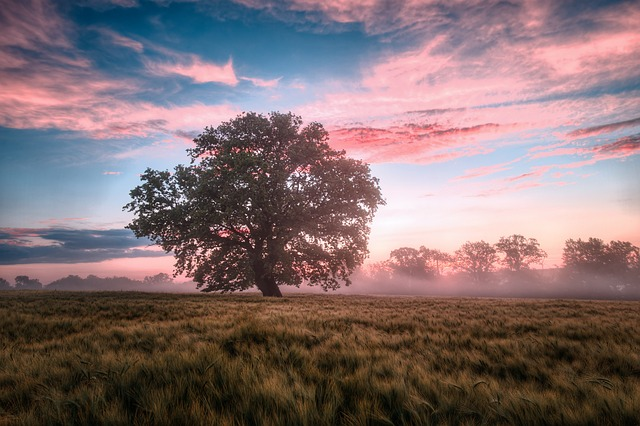
#> input picture field-6574455_640.jpg, 640 x 426 px, found by its file name
$ jupyter execute --allow-errors Practical_no_6_VA_Analytics.ipynb   (shell and % lines are left out)
#> lines starting #> are read from the running program, lines starting #| are printed output that depends on the picture
[cell 1]
# Fourier Transform (for frequency domain analysis)


import cv2
import numpy as np
import matplotlib.pyplot as plt

# Load image in grayscale
img = cv2.imread('/content/field-6574455_640.jpg', cv2.IMREAD_GRAYSCALE)
#> img: shape (426, 640); min 0, max 255, mean 116.8

# Perform Fourier Transform
dft = cv2.dft(np.float32(img), flags=cv2.DFT_COMPLEX_OUTPUT)
dft_shift = np.fft.fftshift(dft)

# Calculate magnitude spectrum
magnitude_spectrum = 20 * np.log(cv2.magnitude(dft_shift[:, :, 0], dft_shift[:, :, 1]))
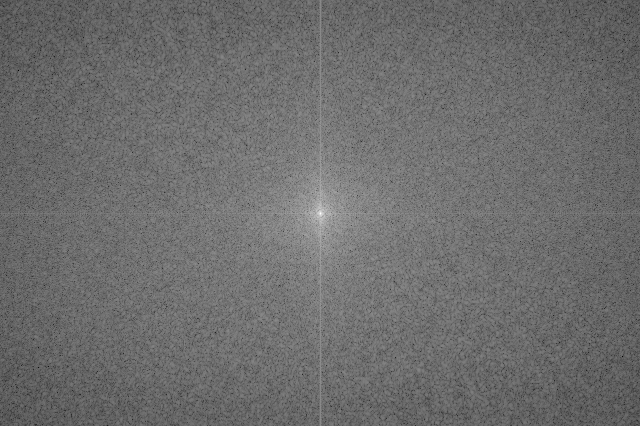
#> magnitude_spectrum: shape (426, 640) float32; min 35.93, max 345.5, mean 168.5; drawn with min black and max white

# Show original and magnitude spectrum
plt.figure(figsize=(10, 6))
plt.subplot(121), plt.imshow(img, cmap='gray'), plt.title('Original Image')
plt.subplot(122), plt.imshow(magnitude_spectrum, cmap='gray'), plt.title('Magnitude Spectrum')
plt.show()
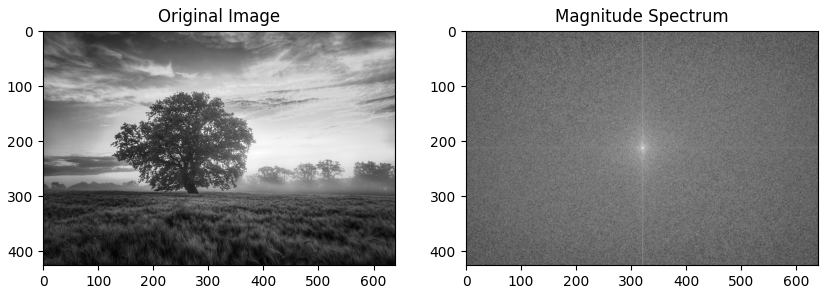
#> figure drawn by matplotlib, 2 panels

[cell 2]
# Wavelet Transform (for multi-resolution analysis)

[cell 3]
import pywt
import cv2
import matplotlib.pyplot as plt

[cell 4]
# Load the image in grayscale
img = cv2.imread('/content/field-6574455_640.jpg', cv2.IMREAD_GRAYSCALE)

# Perform wavelet transform using 'haar' wavelet
coeffs2 = pywt.dwt2(img, 'haar')
LL, (LH, HL, HH) = coeffs2
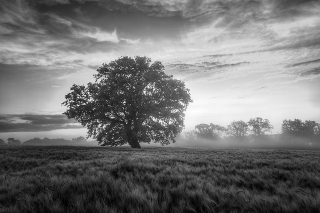
#> LL: shape (213, 320) float64; min 2, max 506, mean 233.5; drawn with min black and max white
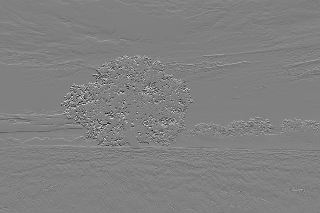
#> LH: shape (213, 320) float64; min -167, max 163.5, mean 0.2; drawn with min black and max white
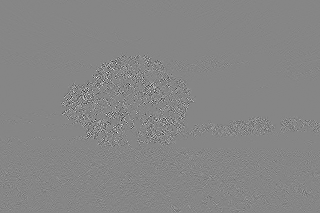
#> HH: shape (213, 320) float64; min -121.5, max 109.5, mean 0; drawn with min black and max white

# Display the wavelet decomposition results
plt.figure(figsize=(10, 6))
plt.subplot(221), plt.imshow(LL, cmap='gray'), plt.title('Approximation (LL)')
plt.subplot(222), plt.imshow(LH, cmap='gray'), plt.title('Horizontal (LH)')
plt.subplot(223), plt.imshow(HL, cmap='gray'), plt.title('Vertical (HL)')
plt.subplot(224), plt.imshow(HH, cmap='gray'), plt.title('Diagonal (HH)')
plt.show()

[cell 5]
# Morphological Operations (for image shape processing)


# Load image in grayscale
img = cv2.imread('/content/field-6574455_640.jpg', cv2.IMREAD_GRAYSCALE)

# Define kernel (structuring element)
kernel = np.ones((5, 5), np.uint8)

# Perform erosion and dilation
erosion = cv2.erode(img, kernel, iterations=1)
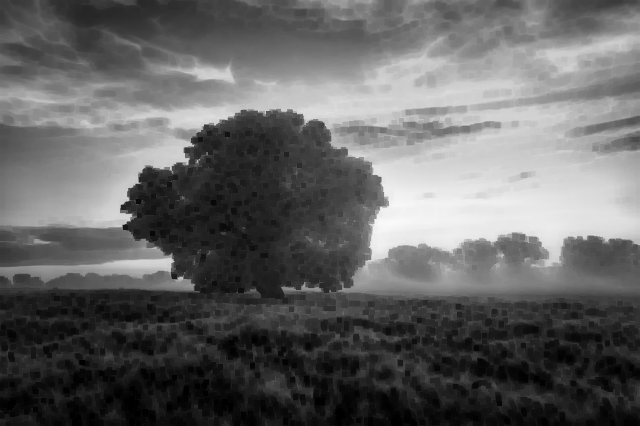
#> erosion: shape (426, 640); min 0, max 250, mean 99.2
dilation = cv2.dilate(img, kernel, iterations=1)
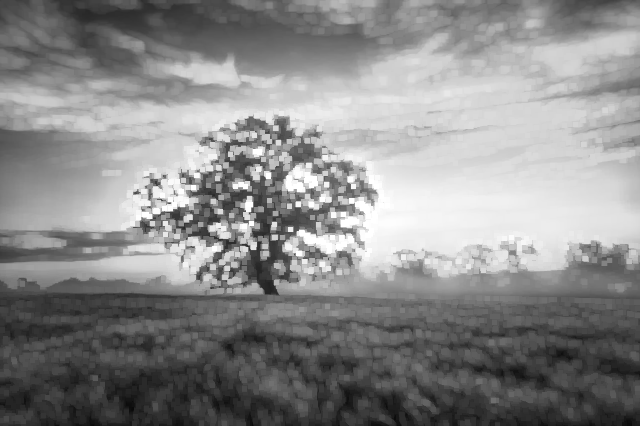
#> dilation: shape (426, 640); min 9, max 255, mean 137.7

# Display results
plt.figure(figsize=(10, 6))
plt.subplot(121), plt.imshow(erosion, cmap='gray'), plt.title('Erosion')
plt.subplot(122), plt.imshow(dilation, cmap='gray'), plt.title('Dilation')
plt.show()

[cell 6]
import cv2

# Load images from uploaded files
img1 = cv2.imread('pexels-googledeepmind-17485705.jpg')
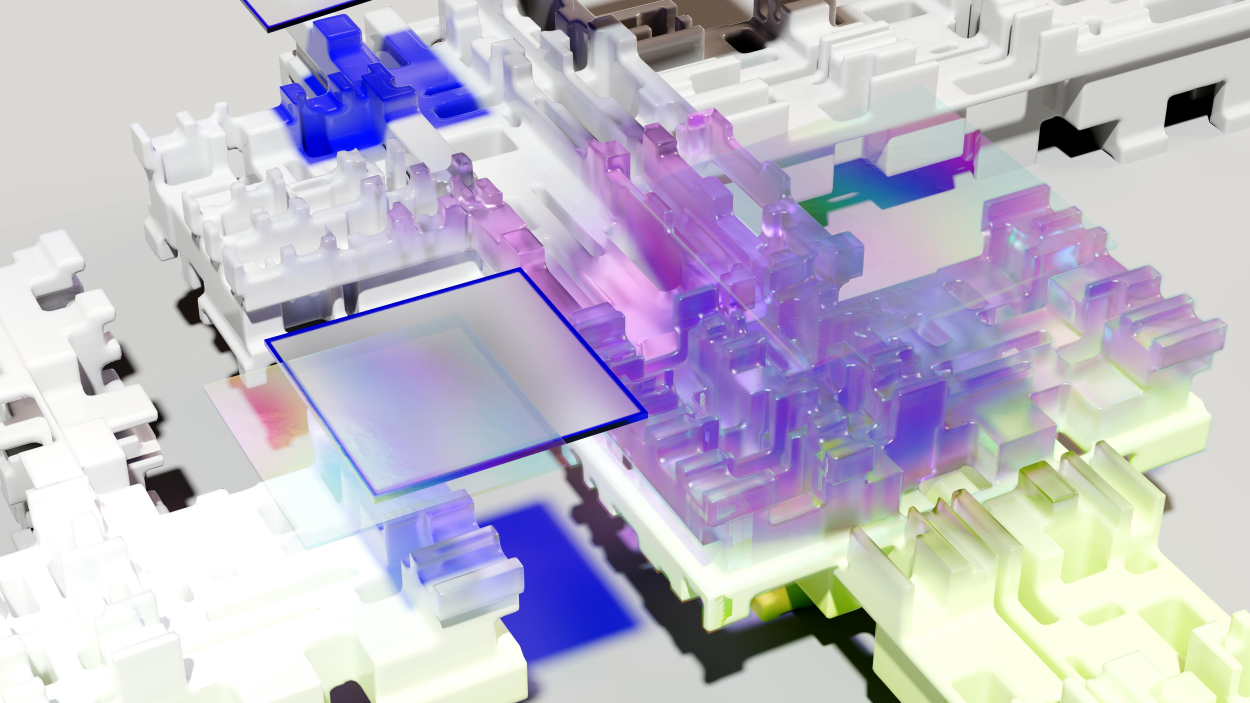
#> input picture pexels-googledeepmind-17485705.jpg, 5000 x 2812 px (shown at 1/4 size)
#> img1 is the input picture: shape (2812, 5000, 3); mean B, G, R 202.5, 186.6, 190.7
img2 = cv2.imread('pexels-koolshooters-8104862.jpg')
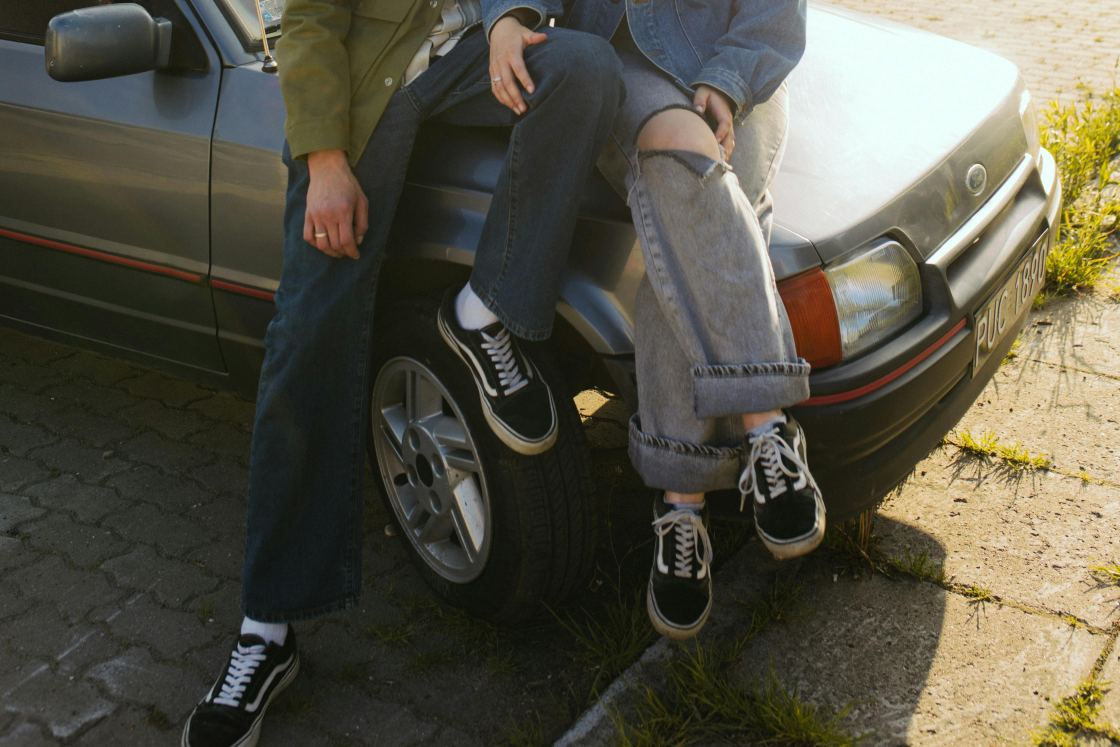
#> input picture pexels-koolshooters-8104862.jpg, 4480 x 2987 px (shown at 1/4 size)
#> img2 is the input picture: shape (2987, 4480, 3); mean B, G, R 70.8, 84.7, 87.5
img3 = cv2.imread('pexels-tima-miroshnichenko-5846252.jpg')

# Create stitcher object
stitcher = cv2.Stitcher_create()

# Perform stitching
#> (the rest of this cell did not finish here and is left out)

Debugging and Fixing Options:
Verify image size and dimensions: If the images have very different sizes or orientations, stitching may fail. We can try resizing or aligning them first.

Increase feature detection robustness: We can ensure that sufficient keypoints are being detected by using alternative stitching methods or manually resizing the images for better overlap.

[cell 7]
# Resize all images to the same height for better alignment
height = 500  # Setting a common height for all images

# Resize images to have the same height while maintaining aspect ratio
def resize_image(image, target_height):
#> called with target_height = 500
    ratio = target_height / image.shape[0]
#> ratio = 0.178
    return cv2.resize(image, (int(image.shape[1] * ratio), target_height))

img1_resized = resize_image(img1, height)
img2_resized = resize_image(img2, height)
#> call 2 of resize_image, with target_height = 500
#> in resize_image (call 2), `return cv2.resize(image, (int(image.shape[1] * ratio), target_height))`:
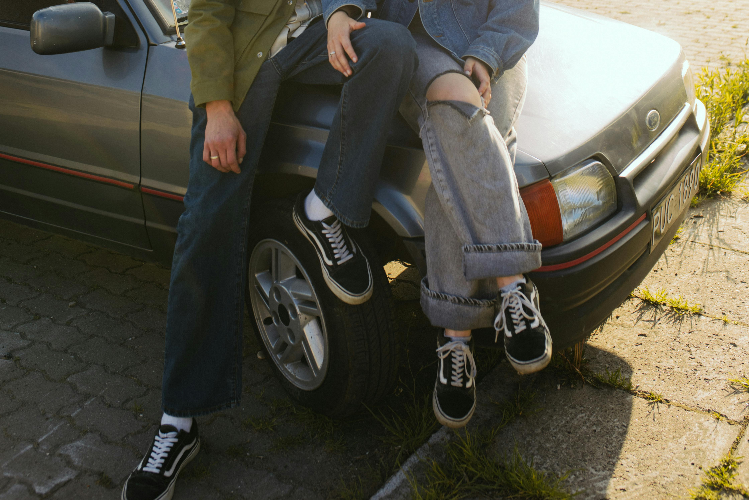
#> returned value: shape (500, 749, 3); mean of channels 0, 1, 2 70.7, 84.6, 87.4; drawn as B, G, R
#> (the rest of this cell did not finish here and is left out)


# Attempt stitching again with resized images
status, panorama_resized = stitcher.stitch([img1_resized, img2_resized, img3_resized])

# Check if stitching was successful and save the result
resized_result = None
if status == cv2.Stitcher_OK:
    resized_result_path = 'data/panorama_resized_result.jpg'
    cv2.imwrite(resized_result_path, panorama_resized)
    resized_result = resized_result_path
status, resized_result

The stitching process still failed with status code 1, even after resizing the images. This suggests that the images may not have enough overlapping regions or key features for the stitching algorithm to work effectively.

proceed with keypoint matching using SIFT/ORB

[cell 8]
# Using ORB (Oriented FAST and Rotated BRIEF) for keypoint detection and matching
orb = cv2.ORB_create()

# Detect keypoints and descriptors
kp1, des1 = orb.detectAndCompute(img1_resized, None)
#> kp1 = 500 keypoints; strongest (x, y, size): (189, 243, 31), (190, 241, 37.2), (189, 241, 31), (202, 236, 31)
kp2, des2 = orb.detectAndCompute(img2_resized, None)
#> kp2 = 500 keypoints; strongest (x, y, size): (621, 175, 31), (664, 304, 31), (390, 280, 31), (405, 267, 31)
#> (the rest of this cell did not finish here and is left out)
